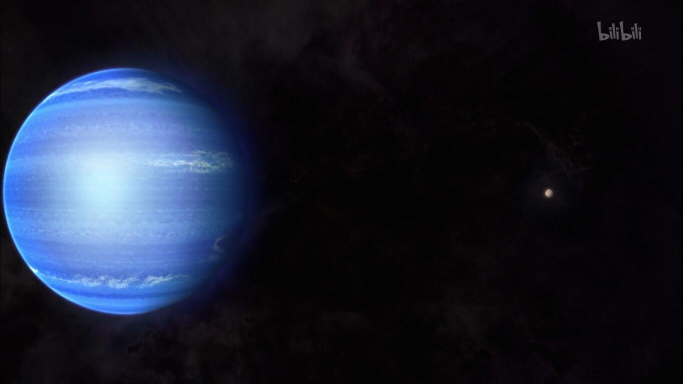
#> input picture photos/Neptune.jpg, 1366 x 768 px (shown at 1/2 size); its folder holds 4 pictures in this run
$ python tool.py
#> lines starting #> are read from the running program, lines starting #| are printed output that depends on the picture
#coding: utf-8
from PIL import Image
import os
import sys
import json
from datetime import datetime
# from ImageProcess import Graphics

# 定义压缩比，数值越大，压缩越小
SIZE_normal = 1.0
SIZE_small = 1.5
SIZE_more_small = 2.0
SIZE_more_small_small = 3.0


def make_directory(directory):
    """创建目录"""
    os.makedirs(directory)

def directory_exists(directory):
    """判断目录是否存在"""
    if os.path.exists(directory):
        return True
    else:
        return False

def list_img_file(directory):
    """列出目录下所有文件，并筛选出图片文件列表返回"""
#> called with directory = 'photos/'
    old_list = sorted(os.listdir(directory), reverse=True)
    print(old_list)
    new_list = []
    for filename in old_list:
        # 事实上这样的取文件后缀的方法是错误的，但凡文件名形如 xxx.jpg[(.yyy)*]，都会被识别为jpg文件，考虑到此处文件名具规，暂时忽略
        name, fileformat = filename.split(".")
        if fileformat.lower() == "jpg" or fileformat.lower() == "png" or fileformat.lower() == "gif" or fileformat.lower() == "jpeg":
            new_list.append(filename)
    # print new_list
    return new_list


# [8 lines left out: function print_help, not called in this run]

def compress(choose, des_dir, src_dir, file_list):
    """压缩算法，img.thumbnail对图片进行压缩，

    参数
    -----------
    choose: str
            选择压缩的比例，有4个选项，越大压缩后的图片越小
    """
#> called with choose = '4', des_dir = 'min_photos/', src_dir = 'photos/'
    # [8 lines of commented-out code are left out]
    for infile in file_list:
        img = Image.open(src_dir+infile)
#> img is the input picture: PIL image 1366x768 RGB; mean R, G, B 25.2, 30.9, 45.7
        # size_of_file = os.path.getsize(infile)
        w, h = img.size
#> w = 1366; h = 768
        scale = 1 if w <= 600 else w / 600
#> scale = 2.28
        img.thumbnail((600, h // scale))
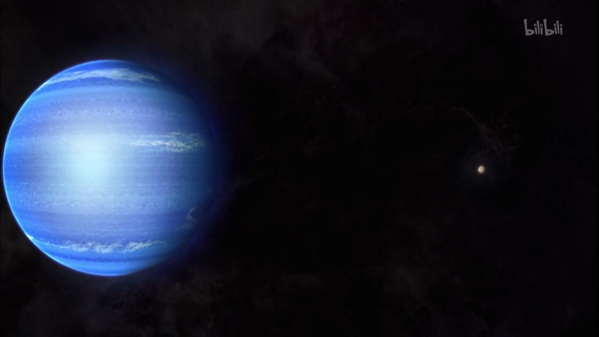
#> img: PIL image 599x337 RGB; mean R, G, B 25.2, 30.9, 45.7
        img.save(des_dir + infile)
#> pass 2 of the loop in compress, `for infile in file_list:`:
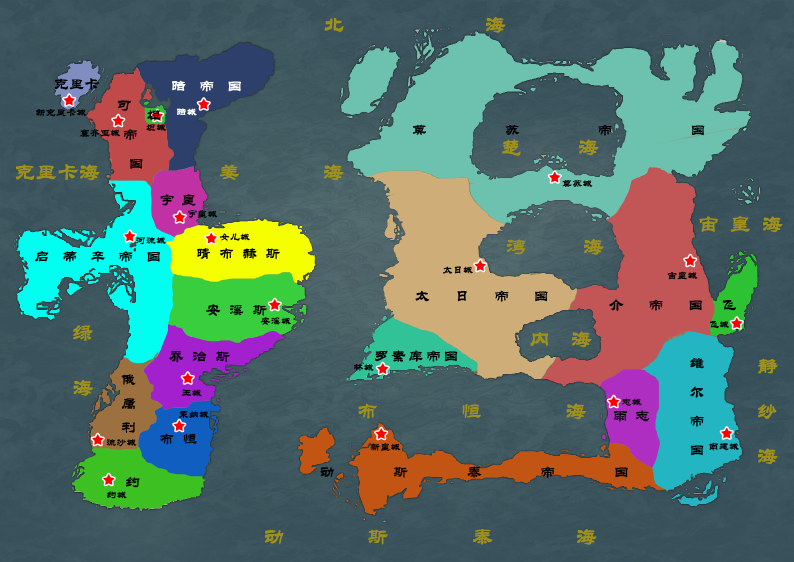
#> input picture photos/2019-9-18_行政带首都图.png, 1587 x 1123 px (shown at 1/2 size)
#> in compress, img is the input picture: PIL image 1587x1123 RGBA; mean R, G, B, A 86.7, 110.9, 105.4, 255
#> in compress, `img.thumbnail((600, h // scale))`:
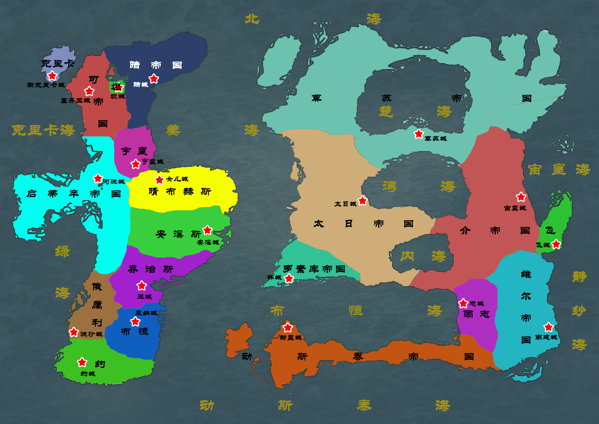
#> img: PIL image 599x424 RGBA; mean R, G, B, A 86.7, 110.9, 105.4, 255
#> pass 3 of the loop in compress, `for infile in file_list:`:
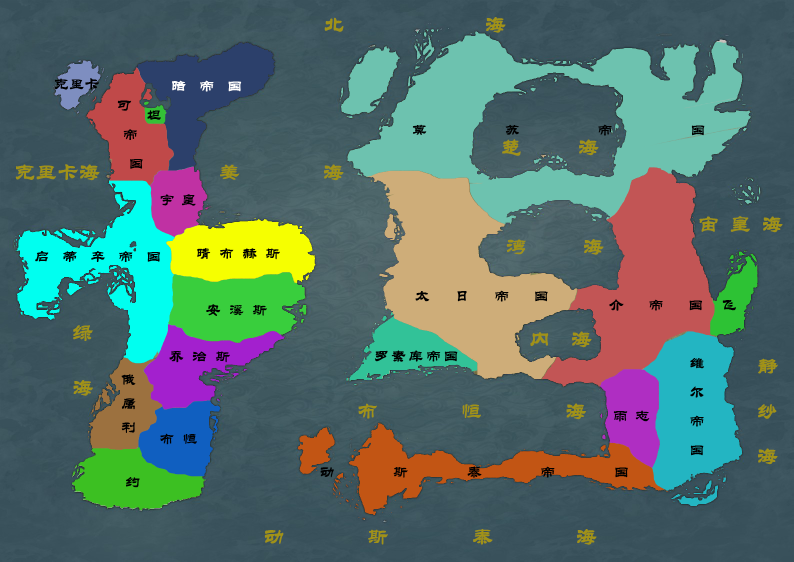
#> input picture photos/2019-9-18_行政图.png, 1587 x 1123 px (shown at 1/2 size)
#> in compress, img is the input picture: PIL image 1587x1123 RGBA; mean R, G, B, A 86.4, 111.4, 105.7, 255
#> in compress, `img.thumbnail((600, h // scale))`:
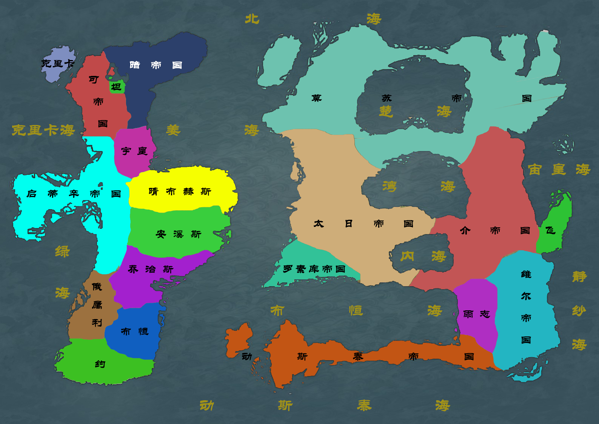
#> img: PIL image 599x424 RGBA; mean R, G, B, A 86.4, 111.4, 105.7, 255
#> the loop made 4 passes; the first 3 are shown
def compress_photo():
    '''调用压缩图片的函数
    '''
    src_dir, des_dir = "photos/", "min_photos/"
    file_list_src, file_list_des = [], []
    if directory_exists(src_dir):
        # if not directory_exists(src_dir):
        #     make_directory(src_dir)
        # business logic
        file_list_src = list_img_file(src_dir)
    if directory_exists(des_dir):
        # if not directory_exists(des_dir):
        #     make_directory(des_dir)
        file_list_des = list_img_file(des_dir)
        # print file_list
    '''如果已经压缩了，就不再压缩'''
    for i in range(len(file_list_des)):
        if file_list_des[i] in file_list_src:
            file_list_src.remove(file_list_des[i])
    compress('4', des_dir, src_dir, file_list_src)

# [44 lines left out: function handle_photo, not called in this run]

def generateJson():
    os.system('node tool.js')

# [22 lines left out: function cut_photo, not called in this run]


def git_operation():
    '''
    git 命令行函数，将仓库提交

    ----------
    需要安装git命令行工具，并且添加到环境变量中
    '''
    os.system('git add --all')
    os.system('git commit -m "add photos"')
    os.system('git push origin master')


# [31 lines left out: functions bubble, bubbleYear, not called in this run]


if __name__ == "__main__":
    # cut_photo()        # 裁剪图片，裁剪成正方形，取中间部分
    compress_photo()   # 压缩图片，并保存到mini_photos文件夹下
    git_operation()    # 提交到github仓库
    # handle_photo()     # 将文件处理成json格式，存到博客仓库中
    #generateJson()
